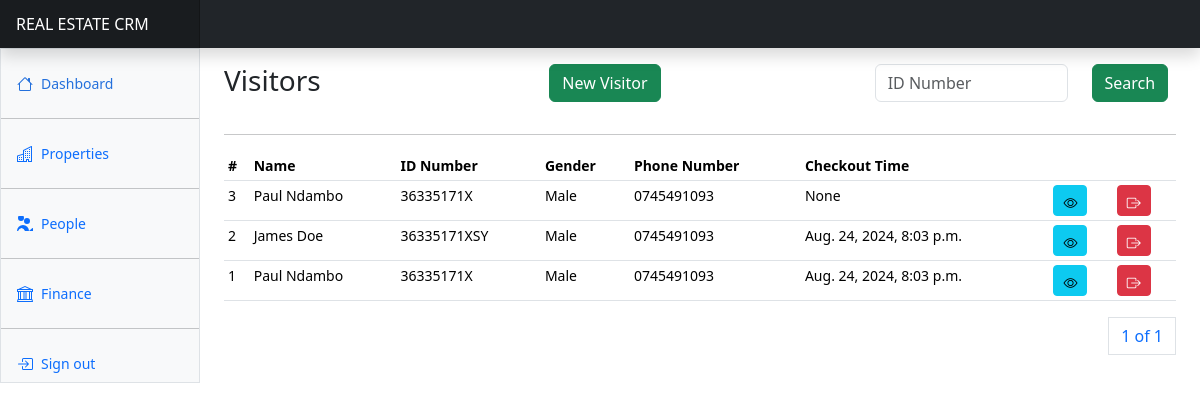
The page /attendance/visitors/ (signed in) on the database as committed earlier.
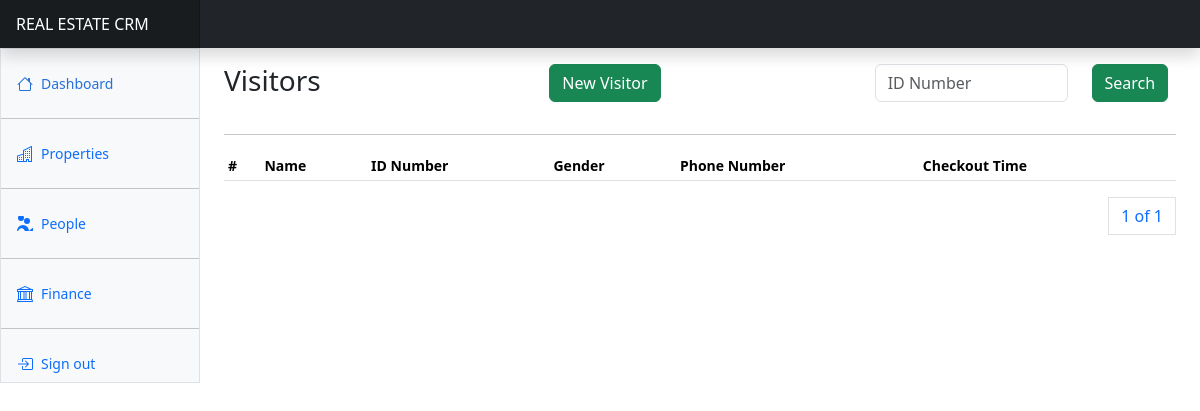
The same page on the database as committed later.
### apps/attendance/models.py (models this page shows, shortened)
class Visitor(AbstractBaseModel):
    name = models.CharField(max_length=255)
    id_number = models.CharField(max_length=255, null=True)
    email = models.EmailField(null=True)
    phone_number = models.CharField(max_length=255, null=True)
    gender = models.CharField(max_length=255)
    reason = models.CharField(max_length=255)
    represents = models.CharField(max_length=255, null=True)
    checkout_time = models.DateTimeField(null=True)

### apps/attendance/views.py (the view)
# urls.py: path("visitors/", visitors, name="visitors"),
@login_required(login_url="/users/login")
def visitors(request):
    visitors = Visitor.objects.all().order_by("-created")
    if request.method == "POST":
        id_number = request.POST.get("id_number")
        visitors = Visitor.objects.filter(Q(id_number__icontains=id_number)).order_by(
            "-created"
        )
    paginator = Paginator(visitors, 10)
    page_number = request.GET.get("page")
    page_obj = paginator.get_page(page_number)
    context = {
        "page_obj": page_obj,
    }
    return render(request, "attendance/visitors/visitors.html", context)

### templates/attendance/visitors/visitors.html (shortened to what this page needs)
{% extends "base.html" %}
{% block content %}
<div class="row">
    <div class="col-4">
        <h3>Visitors</h3>
    </div>
    <div class="col-4">
        <a class="btn btn-success" data-bs-toggle="modal" data-bs-target="#newVisitorModal">New Visitor</a>
    </div>
    <div class="col-4">
      <form method="POST">
        <div class="input-group mb-3">
          <div class="row">
            <div class="col-8">
              <input type="text" class="form-control" name="id_number" id="id_number" placeholder="ID Number" >
            </div>
            <div class="col-4">
              <button class="btn btn-success">Search</button>
            </div>
          </div>
        </div>
      </form>
    </div>
</div>
<hr/>
      <div class="table-responsive small">
        <table class="table table-sm">
          <thead>
            <tr>
              <th scope="col">#</th>
              <th scope="col">Name</th>
              <th scope="col">ID Number</th>
              <th scope="col">Gender</th>
              <th scope="col">Phone Number</th>
              <th scope="col">Checkout Time</th>
              <th scope="col" colspan="2"></th>
            </tr>
          </thead>
          <tbody>
            {% for visitor in page_obj %}
            <tr>
              <td>{{visitor.id}}</td>
              <td>{{visitor.name}}</td>
              <td>{{visitor.id_number}}</td>
              <td>{{visitor.gender}}</td>
              <td>{{visitor.phone_number}}</td>
              <td>{{visitor.checkout_time}}</td>
              <td><a class="btn btn-info btn-sm" data-bs-toggle="modal" data-bs-target="#visitDetailsModal{{ visitor.id }}">
                <i class="bi bi-eye"></i>
              </a></td>
              <td><a class="btn btn-danger btn-sm" data-bs-toggle="modal" data-bs-target="#checkoutVisitorModal{{ visitor.id }}">
                <i class="bi bi-box-arrow-right"></i>
              </a></td>
            </tr>
            {% endfor %}
          </tbody>
        </table>
        <div>
          <nav aria-label="Page navigation example">
            <ul class="pagination justify-content-end">
              <a class="page-link" href="#">{{ page_obj.number }} of {{ page_obj.paginator.num_pages }}</a>
            </ul>
          </nav>
        </div>
      </div>
{% endblock content %}

Rows that differ between the two databases and show on the page:
removed Visitor: id "3", name "Paul Ndambo", id_number "36335171X", gender "Male", phone_number "0745491093", checkout_time "None"
removed Visitor: id "2", name "James Doe", id_number "36335171XSY", gender "Male", phone_number "0745491093", checkout_time "Aug. 24, 2024, 8:03 p.m."
removed Visitor: id "1", name "Paul Ndambo", id_number "36335171X", gender "Male", phone_number "0745491093", checkout_time "Aug. 24, 2024, 8:03 p.m."
